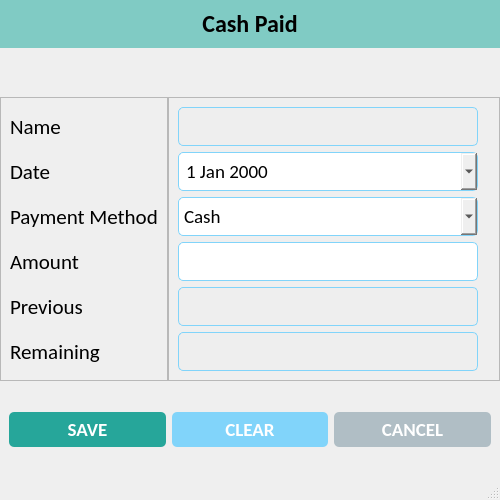
<?xml version="1.0" encoding="UTF-8"?>
<ui version="4.0">
 <class>CashPaidWindow</class>
 <widget class="QMainWindow" name="CashPaidWindow">
  <property name="geometry">
   <rect>
    <x>0</x>
    <y>0</y>
    <width>500</width>
    <height>500</height>
   </rect>
  </property>
  <property name="minimumSize">
   <size>
    <width>500</width>
    <height>500</height>
   </size>
  </property>
  <property name="maximumSize">
   <size>
    <width>500</width>
    <height>500</height>
   </size>
  </property>
  <property name="windowTitle">
   <string>Cash Paid</string>
  </property>
  <property name="windowIcon">
   <iconset resource="../resources.qrc">
    <normaloff>:/icons/assets/icons/logo.png</normaloff>:/icons/assets/icons/logo.png</iconset>
  </property>
  <property name="iconSize">
   <size>
    <width>32</width>
    <height>32</height>
   </size>
  </property>
  <widget class="QWidget" name="centralwidget">
   <property name="styleSheet">
    <string notr="true">#label_widget {
	background-color: #80cbc4;
	color: #fff;
}

#btn_save {
	background-color: #26a69a;
	border-radius: 5px;
	padding: 5px 0px;
	color: white;
}

#btn_clear {
	background-color: #81d4fa;
	border-radius: 5px;
	padding: 5px 0px;
	color: white;
}

#btn_cancel {
	background-color: #b0bec5;
	border-radius: 5px;
	padding: 5px 0px;
	color: white;
}

QLineEdit, QDateEdit, QComboBox {
	border-radius: 5px;
	padding: 5px 5px;
	border: 1px solid #81d4fa;
}

#txt_name, #txt_previous, #txt_remaining {
	background-color: #eee;
	border: 1px solid #81d4fa;
}</string>
   </property>
   <layout class="QVBoxLayout" name="verticalLayout_4">
    <property name="spacing">
     <number>0</number>
    </property>
    <property name="leftMargin">
     <number>0</number>
    </property>
    <property name="topMargin">
     <number>0</number>
    </property>
    <property name="rightMargin">
     <number>0</number>
    </property>
    <property name="bottomMargin">
     <number>0</number>
    </property>
    <item alignment="Qt::AlignTop">
     <widget class="QWidget" name="label_widget" native="true">
      <layout class="QVBoxLayout" name="verticalLayout_3">
       <item alignment="Qt::AlignTop">
        <widget class="QLabel" name="lbl_add_stock">
         <property name="font">
          <font>
           <family>Calibri</family>
           <pointsize>18</pointsize>
           <weight>75</weight>
           <bold>true</bold>
          </font>
         </property>
         <property name="text">
          <string>Cash Paid</string>
         </property>
         <property name="alignment">
          <set>Qt::AlignCenter</set>
         </property>
        </widget>
       </item>
      </layout>
     </widget>
    </item>
    <item>
     <widget class="QWidget" name="details_widget" native="true">
      <layout class="QHBoxLayout" name="horizontalLayout">
       <property name="spacing">
        <number>0</number>
       </property>
       <property name="leftMargin">
        <number>0</number>
       </property>
       <property name="topMargin">
        <number>0</number>
       </property>
       <property name="rightMargin">
        <number>0</number>
       </property>
       <property name="bottomMargin">
        <number>0</number>
       </property>
       <item>
        <widget class="QFrame" name="lbl_frame">
         <property name="frameShape">
          <enum>QFrame::StyledPanel</enum>
         </property>
         <property name="frameShadow">
          <enum>QFrame::Raised</enum>
         </property>
         <layout class="QVBoxLayout" name="verticalLayout">
          <item>
           <widget class="QLabel" name="lbl_name">
            <property name="font">
             <font>
              <family>Calibri</family>
              <pointsize>16</pointsize>
             </font>
            </property>
            <property name="text">
             <string>Name</string>
            </property>
           </widget>
          </item>
          <item>
           <widget class="QLabel" name="lbl_date">
            <property name="font">
             <font>
              <family>Calibri</family>
              <pointsize>16</pointsize>
             </font>
            </property>
            <property name="text">
             <string>Date</string>
            </property>
           </widget>
          </item>
          <item>
           <widget class="QLabel" name="lbl_payment_method">
            <property name="font">
             <font>
              <family>Calibri</family>
              <pointsize>16</pointsize>
             </font>
            </property>
            <property name="text">
             <string>Payment Method</string>
            </property>
           </widget>
          </item>
          <item>
           <widget class="QLabel" name="lbl_supplier">
            <property name="font">
             <font>
              <family>Calibri</family>
              <pointsize>16</pointsize>
             </font>
            </property>
            <property name="text">
             <string>Amount</string>
            </property>
           </widget>
          </item>
          <item>
           <widget class="QLabel" name="lbl_stock">
            <property name="font">
             <font>
              <family>Calibri</family>
              <pointsize>16</pointsize>
             </font>
            </property>
            <property name="text">
             <string>Previous</string>
            </property>
           </widget>
          </item>
          <item>
           <widget class="QLabel" name="lbl_rate">
            <property name="font">
             <font>
              <family>Calibri</family>
              <pointsize>16</pointsize>
             </font>
            </property>
            <property name="text">
             <string>Remaining</string>
            </property>
           </widget>
          </item>
         </layout>
        </widget>
       </item>
       <item>
        <widget class="QFrame" name="lbl_inputs">
         <property name="frameShape">
          <enum>QFrame::StyledPanel</enum>
         </property>
         <property name="frameShadow">
          <enum>QFrame::Raised</enum>
         </property>
         <layout class="QVBoxLayout" name="verticalLayout_2">
          <item>
           <widget class="QLineEdit" name="txt_name">
            <property name="minimumSize">
             <size>
              <width>300</width>
              <height>0</height>
             </size>
            </property>
            <property name="maximumSize">
             <size>
              <width>300</width>
              <height>16777215</height>
             </size>
            </property>
            <property name="font">
             <font>
              <family>Calibri</family>
              <pointsize>14</pointsize>
             </font>
            </property>
            <property name="alignment">
             <set>Qt::AlignRight|Qt::AlignTrailing|Qt::AlignVCenter</set>
            </property>
            <property name="readOnly">
             <bool>true</bool>
            </property>
           </widget>
          </item>
          <item>
           <widget class="QDateEdit" name="txt_date">
            <property name="minimumSize">
             <size>
              <width>300</width>
              <height>35</height>
             </size>
            </property>
            <property name="maximumSize">
             <size>
              <width>300</width>
              <height>16777215</height>
             </size>
            </property>
            <property name="font">
             <font>
              <family>Calibri</family>
              <pointsize>14</pointsize>
             </font>
            </property>
            <property name="alignment">
             <set>Qt::AlignLeading|Qt::AlignLeft|Qt::AlignVCenter</set>
            </property>
            <property name="calendarPopup">
             <bool>true</bool>
            </property>
           </widget>
          </item>
          <item>
           <widget class="QComboBox" name="payment_method">
            <property name="maximumSize">
             <size>
              <width>300</width>
              <height>16777215</height>
             </size>
            </property>
            <property name="font">
             <font>
              <family>Calibri</family>
              <pointsize>14</pointsize>
             </font>
            </property>
            <item>
             <property name="text">
              <string>Cash</string>
             </property>
            </item>
            <item>
             <property name="text">
              <string>Bank Transfer</string>
             </property>
            </item>
            <item>
             <property name="text">
              <string>Cheque</string>
             </property>
            </item>
           </widget>
          </item>
          <item>
           <widget class="QLineEdit" name="txt_amount">
            <property name="minimumSize">
             <size>
              <width>300</width>
              <height>0</height>
             </size>
            </property>
            <property name="maximumSize">
             <size>
              <width>300</width>
              <height>16777215</height>
             </size>
            </property>
            <property name="font">
             <font>
              <family>Calibri</family>
              <pointsize>14</pointsize>
             </font>
            </property>
            <property name="alignment">
             <set>Qt::AlignCenter</set>
            </property>
           </widget>
          </item>
          <item>
           <widget class="QLineEdit" name="txt_previous">
            <property name="minimumSize">
             <size>
              <width>300</width>
              <height>0</height>
             </size>
            </property>
            <property name="maximumSize">
             <size>
              <width>300</width>
              <height>16777215</height>
             </size>
            </property>
            <property name="font">
             <font>
              <family>Calibri</family>
              <pointsize>14</pointsize>
             </font>
            </property>
            <property name="alignment">
             <set>Qt::AlignRight|Qt::AlignTrailing|Qt::AlignVCenter</set>
            </property>
            <property name="readOnly">
             <bool>true</bool>
            </property>
           </widget>
          </item>
          <item>
           <widget class="QLineEdit" name="txt_remaining">
            <property name="minimumSize">
             <size>
              <width>300</width>
              <height>0</height>
             </size>
            </property>
            <property name="maximumSize">
             <size>
              <width>300</width>
              <height>16777215</height>
             </size>
            </property>
            <property name="font">
             <font>
              <family>Calibri</family>
              <pointsize>14</pointsize>
             </font>
            </property>
            <property name="alignment">
             <set>Qt::AlignRight|Qt::AlignTrailing|Qt::AlignVCenter</set>
            </property>
            <property name="readOnly">
             <bool>true</bool>
            </property>
           </widget>
          </item>
         </layout>
        </widget>
       </item>
      </layout>
     </widget>
    </item>
    <item>
     <widget class="QWidget" name="bottom_widget" native="true">
      <layout class="QHBoxLayout" name="horizontalLayout_2">
       <item>
        <widget class="QPushButton" name="btn_save">
         <property name="font">
          <font>
           <family>Calibri</family>
           <pointsize>14</pointsize>
           <weight>75</weight>
           <bold>true</bold>
          </font>
         </property>
         <property name="text">
          <string>SAVE</string>
         </property>
         <property name="icon">
          <iconset resource="../resources.qrc">
           <normaloff>:/icons/assets/icons/save.png</normaloff>:/icons/assets/icons/save.png</iconset>
         </property>
         <property name="iconSize">
          <size>
           <width>32</width>
           <height>32</height>
          </size>
         </property>
        </widget>
       </item>
       <item>
        <widget class="QPushButton" name="btn_clear">
         <property name="font">
          <font>
           <family>Calibri</family>
           <pointsize>14</pointsize>
           <weight>75</weight>
           <bold>true</bold>
          </font>
         </property>
         <property name="text">
          <string>CLEAR</string>
         </property>
         <property name="icon">
          <iconset resource="../resources.qrc">
           <normaloff>:/icons/assets/icons/clear.png</normaloff>:/icons/assets/icons/clear.png</iconset>
         </property>
         <property name="iconSize">
          <size>
           <width>32</width>
           <height>32</height>
          </size>
         </property>
        </widget>
       </item>
       <item>
        <widget class="QPushButton" name="btn_cancel">
         <property name="font">
          <font>
           <family>Calibri</family>
           <pointsize>14</pointsize>
           <weight>75</weight>
           <bold>true</bold>
          </font>
         </property>
         <property name="text">
          <string>CANCEL</string>
         </property>
         <property name="icon">
          <iconset resource="../resources.qrc">
           <normaloff>:/icons/assets/icons/close.png</normaloff>:/icons/assets/icons/close.png</iconset>
         </property>
         <property name="iconSize">
          <size>
           <width>32</width>
           <height>32</height>
          </size>
         </property>
        </widget>
       </item>
      </layout>
     </widget>
    </item>
   </layout>
  </widget>
  <widget class="QStatusBar" name="statusbar"/>
 </widget>
 <resources>
  <include location="../resources.qrc"/>
 </resources>
 <connections/>
</ui>
